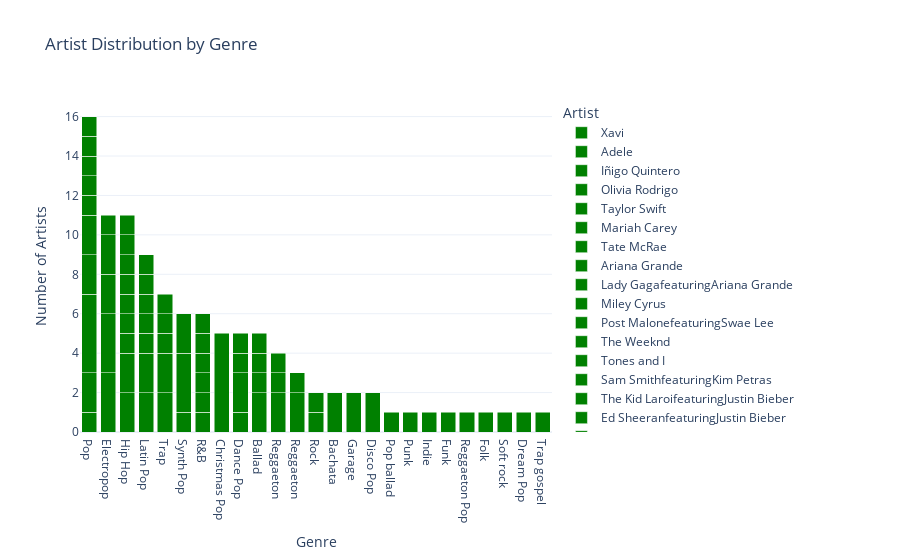

The cell this chart's notebook holds for it:
### Code cell
# Calculate counts dynamically for each genre-artist pair
counts = Number_one.groupby(['Genre', 'Artist']).size().reset_index(name='Count')

# Calculate total count of artists for each genre
total_artists = counts.groupby('Genre')['Count'].sum().reset_index(name='Total_Artists')

# Sort the bars within each genre by the count of artists for each artist
counts_sorted = counts.sort_values(by=['Genre', 'Count'], ascending=[True, False])

# Sort the genres by the total count of artists
genre_order = total_artists.sort_values(by='Total_Artists', ascending=False)['Genre']

# Create an interactive bar chart using Plotly with customized colors and layout
fig = px.bar(counts_sorted, x='Genre', y='Count', title='Artist Distribution by Genre',
             color='Artist',  # Color bars by Artist
             color_discrete_sequence=['green'],  # Set colors to green
             template='plotly_white',  # Setting background to white with black axis lines
             barmode='stack',  # Stack bars
             category_orders={"Genre": genre_order},  # Order the Genre categories
             labels={'Count': 'Number of Artists'}  # Update y-axis label
            )
fig.show()

### Figure 1 — Plotly figure (JSON) as saved in the notebook; plotly's stock layout.template omitted (floating-point values rounded to 4 significant figures)
{"data": [{"alignmentgroup": "True", "hovertemplate": "Artist=Xavi<br>Genre=%{x}<br>Number of Artists=%{y}<extra></extra>", "legendgroup": "Xavi", "marker": {"color": "green", "pattern": {"shape": ""}}, "name": "Xavi", "offsetgroup": "Xavi", "orientation": "v", "showlegend": true, "textposition": "auto", "type": "bar", "x": ["Bachata"], "xaxis": "x", "y": [2], "yaxis": "y"}, {"alignmentgroup": "True", "hovertemplate": "Artist=Adele<br>Genre=%{x}<br>Number of Artists=%{y}<extra></extra>", "legendgroup": "Adele", "marker": {"color": "green", "pattern": {"shape": ""}}, "name": "Adele", "offsetgroup": "Adele", "orientation": "v", "showlegend": true, "textposition": "auto", "type": "bar", "x": ["Ballad"], "xaxis": "x", "y": [2], "yaxis": "y"}, {"alignmentgroup": "True", "hovertemplate": "Artist=Iñigo Quintero<br>Genre=%{x}<br>Number of Artists=%{y}<extra></extra>", "legendgroup": "Iñigo Quintero", "marker": {"color": "green", "pattern": {"shape": ""}}, "name": "Iñigo Quintero", "offsetgroup": "Iñigo Quintero", "orientation": "v", "showlegend": true, "textposition": "auto", "type": "bar", "x": ["Ballad"], "xaxis": "x", "y": [1], "yaxis": "y"}, {"alignmentgroup": "True", "hovertemplate": "Artist=Olivia Rodrigo<br>Genre=%{x}<br>Number of Artists=%{y}<extra></extra>", "legendgroup": "Olivia Rodrigo", "marker": {"color": "green", "pattern": {"shape": ""}}, "name": "Olivia Rodrigo", "offsetgroup": "Olivia Rodrigo", "orientation": "v", "showlegend": true, "textposition": "auto", "type": "bar", "x": ["Ballad", "Pop", "Punk"], "xaxis": "x", "y": [1, 1, 1], "yaxis": "y"}, {"alignmentgroup": "True", "hovertemplate": "Artist=Taylor Swift<br>Genre=%{x}<br>Number of Artists=%{y}<extra></extra>", "legendgroup": "Taylor Swift", "marker": {"color": "green", "pattern": {"shape": ""}}, "name": "Taylor Swift", "offsetgroup": "Taylor Swift", "orientation": "v", "showlegend": true, "textposition": "auto", "type": "bar", "x": ["Ballad", "Dance Pop", "Folk", "Pop"], "xaxis": "x", "y": [1, 1, 1, 2], "yaxis": "y"}, {"alignmentgroup": "True", "hovertemplate": "Artist=Mariah Carey<br>Genre=%{x}<br>Number of Artists=%{y}<extra></extra>", "legendgroup": "Mariah Carey", "marker": {"color": "green", "pattern": {"shape": ""}}, "name": "Mariah Carey", "offsetgroup": "Mariah Carey", "orientation": "v", "showlegend": true, "textposition": "auto", "type": "bar", "x": ["Christmas Pop"], "xaxis": "x", "y": [5], "yaxis": "y"}, {"alignmentgroup": "True", "hovertemplate": "Artist=Tate McRae<br>Genre=%{x}<br>Number of Artists=%{y}<extra></extra>", "legendgroup": "Tate McRae", "marker": {"color": "green", "pattern": {"shape": ""}}, "name": "Tate McRae", "offsetgroup": "Tate McRae", "orientation": "v", "showlegend": true, "textposition": "auto", "type": "bar", "x": ["Dance Pop"], "xaxis": "x", "y": [2], "yaxis": "y"}, {"alignmentgroup": "True", "hovertemplate": "Artist=Ariana Grande<br>Genre=%{x}<br>Number of Artists=%{y}<extra></extra>", "legendgroup": "Ariana Grande", "marker": {"color": "green", "pattern": {"shape": ""}}, "name": "Ariana Grande", "offsetgroup": "Ariana Grande", "orientation": "v", "showlegend": true, "textposition": "auto", "type": "bar", "x": ["Dance Pop", "Pop", "Synth Pop"], "xaxis": "x", "y": [1, 4, 1], "yaxis": "y"}, {"alignmentgroup": "True", "hovertemplate": "Artist=Lady GagafeaturingAriana Grande<br>Genre=%{x}<br>Number of Artists=%{y}<extra></extra>", "legendgroup": "Lady GagafeaturingAriana Grande", "marker": {"color": "green", "pattern": {"shape": ""}}, "name": "Lady GagafeaturingAriana Grande", "offsetgroup": "Lady GagafeaturingAriana Grande", "orientation": "v", "showlegend": true, "textposition": "auto", "type": "bar", "x": ["Dance Pop"], "xaxis": "x", "y": [1], "yaxis": "y"}, {"alignmentgroup": "True", "hovertemplate": "Artist=Miley Cyrus<br>Genre=%{x}<br>Number of Artists=%{y}<extra></extra>", "legendgroup": "Miley Cyrus", "marker": {"color": "green", "pattern": {"shape": ""}}, "name": "Miley Cyrus", "offsetgroup": "Miley Cyrus", "orientation": "v", "showlegend": true, "textposition": "auto", "type": "bar", "x": ["Disco Pop"], "xaxis": "x", "y": [2], "yaxis": "y"}, {"alignmentgroup": "True", "hovertemplate": "Artist=Post MalonefeaturingSwae Lee<br>Genre=%{x}<br>Number of Artists=%{y}<extra></extra>", "legendgroup": "Post MalonefeaturingSwae Lee", "marker": {"color": "green", "pattern": {"shape": ""}}, "name": "Post MalonefeaturingSwae Lee", "offsetgroup": "Post MalonefeaturingSwae Lee", "orientation": "v", "showlegend": true, "textposition": "auto", "type": "bar", "x": ["Dream Pop"], "xaxis": "x", "y": [1], "yaxis": "y"}, {"alignmentgroup": "True", "hovertemplate": "Artist=The Weeknd<br>Genre=%{x}<br>Number of Artists=%{y}<extra></extra>", "legendgroup": "The Weeknd", "marker": {"color": "green", "pattern": {"shape": ""}}, "name": "The Weeknd", "offsetgroup": "The Weeknd", "orientation": "v", "showlegend": true, "textposition": "auto", "type": "bar", "x": ["Electropop", "R&B"], "xaxis": "x", "y": [3, 1], "yaxis": "y"}, {"alignmentgroup": "True", "hovertemplate": "Artist=Tones and I<br>Genre=%{x}<br>Number of Artists=%{y}<extra></extra>", "legendgroup": "Tones and I", "marker": {"color": "green", "pattern": {"shape": ""}}, "name": "Tones and I", "offsetgroup": "Tones and I", "orientation": "v", "showlegend": true, "textposition": "auto", "type": "bar", "x": ["Electropop"], "xaxis": "x", "y": [3], "yaxis": "y"}, {"alignmentgroup": "True", "hovertemplate": "Artist=Sam SmithfeaturingKim Petras<br>Genre=%{x}<br>Number of Artists=%{y}<extra></extra>", "legendgroup": "Sam SmithfeaturingKim Petras", "marker": {"color": "green", "pattern": {"shape": ""}}, "name": "Sam SmithfeaturingKim Petras", "offsetgroup": "Sam SmithfeaturingKim Petras", "orientation": "v", "showlegend": true, "textposition": "auto", "type": "bar", "x": ["Electropop"], "xaxis": "x", "y": [2], "yaxis": "y"}, {"alignmentgroup": "True", "hovertemplate": "Artist=The Kid LaroifeaturingJustin Bieber<br>Genre=%{x}<br>Number of Artists=%{y}<extra></extra>", "legendgroup": "The Kid LaroifeaturingJustin Bieber", "marker": {"color": "green", "pattern": {"shape": ""}}, "name": "The Kid LaroifeaturingJustin Bieber", "offsetgroup": "The Kid LaroifeaturingJustin Bieber", "orientation": "v", "showlegend": true, "textposition": "auto", "type": "bar", "x": ["Electropop"], "xaxis": "x", "y": [2], "yaxis": "y"}, {"alignmentgroup": "True", "hovertemplate": "Artist=Ed SheeranfeaturingJustin Bieber<br>Genre=%{x}<br>Number of Artists=%{y}<extra></extra>", "legendgroup": "Ed SheeranfeaturingJustin Bieber", "marker": {"color": "green", "pattern": {"shape": ""}}, "name": "Ed SheeranfeaturingJustin Bieber", "offsetgroup": "Ed SheeranfeaturingJustin Bieber", "orientation": "v", "showlegend": true, "textposition": "auto", "type": "bar", "x": ["Electropop"], "xaxis": "x", "y": [1], "yaxis": "y"}, {"alignmentgroup": "True", "hovertemplate": "Artist=Jungkook<br>Genre=%{x}<br>Number of Artists=%{y}<extra></extra>", "legendgroup": "Jungkook", "marker": {"color": "green", "pattern": {"shape": ""}}, "name": "Jungkook", "offsetgroup": "Jungkook", "orientation": "v", "showlegend": true, "textposition": "auto", "type": "bar", "x": ["Funk"], "xaxis": "x", "y": [1], "yaxis": "y"}, {"alignmentgroup": "True", "hovertemplate": "Artist=JungkookfeaturingLatto<br>Genre=%{x}<br>Number of Artists=%{y}<extra></extra>", "legendgroup": "JungkookfeaturingLatto", "marker": {"color": "green", "pattern": {"shape": ""}}, "name": "JungkookfeaturingLatto", "offsetgroup": "JungkookfeaturingLatto", "orientation": "v", "showlegend": true, "textposition": "auto", "type": "bar", "x": ["Garage"], "xaxis": "x", "y": [2], "yaxis": "y"}, {"alignmentgroup": "True", "hovertemplate": "Artist=Drake<br>Genre=%{x}<br>Number of Artists=%{y}<extra></extra>", "legendgroup": "Drake", "marker": {"color": "green", "pattern": {"shape": ""}}, "name": "Drake", "offsetgroup": "Drake", "orientation": "v", "showlegend": true, "textposition": "auto", "type": "bar", "x": ["Hip Hop", "R&B", "Trap"], "xaxis": "x", "y": [2, 1, 2], "yaxis": "y"}, {"alignmentgroup": "True", "hovertemplate": "Artist=Post Malone<br>Genre=%{x}<br>Number of Artists=%{y}<extra></extra>", "legendgroup": "Post Malone", "marker": {"color": "green", "pattern": {"shape": ""}}, "name": "Post Malone", "offsetgroup": "Post Malone", "orientation": "v", "showlegend": true, "textposition": "auto", "type": "bar", "x": ["Hip Hop", "Soft rock"], "xaxis": "x", "y": [2, 1], "yaxis": "y"}, {"alignmentgroup": "True", "hovertemplate": "Artist=Blackpink<br>Genre=%{x}<br>Number of Artists=%{y}<extra></extra>", "legendgroup": "Blackpink", "marker": {"color": "green", "pattern": {"shape": ""}}, "name": "Blackpink", "offsetgroup": "Blackpink", "orientation": "v", "showlegend": true, "textposition": "auto", "type": "bar", "x": ["Hip Hop"], "xaxis": "x", "y": [1], "yaxis": "y"}, {"alignmentgroup": "True", "hovertemplate": "Artist=Cardi BfeaturingMegan Thee Stallion<br>Genre=%{x}<br>Number of Artists=%{y}<extra></extra>", "legendgroup": "Cardi BfeaturingMegan Thee Stallion", "marker": {"color": "green", "pattern": {"shape": ""}}, "name": "Cardi BfeaturingMegan Thee Stallion", "offsetgroup": "Cardi BfeaturingMegan Thee Stallion", "orientation": "v", "showlegend": true, "textposition": "auto", "type": "bar", "x": ["Hip Hop"], "xaxis": "x", "y": [1], "yaxis": "y"}, {"alignmentgroup": "True", "hovertemplate": "Artist=Doja Cat<br>Genre=%{x}<br>Number of Artists=%{y}<extra></extra>", "legendgroup": "Doja Cat", "marker": {"color": "green", "pattern": {"shape": ""}}, "name": "Doja Cat", "offsetgroup": "Doja Cat", "orientation": "v", "showlegend": true, "textposition": "auto", "type": "bar", "x": ["Hip Hop"], "xaxis": "x", "y": [1], "yaxis": "y"}, {"alignmentgroup": "True", "hovertemplate": "Artist=EminemfeaturingJoyner Lucas<br>Genre=%{x}<br>Number of Artists=%{y}<extra></extra>", "legendgroup": "EminemfeaturingJoyner Lucas", "marker": {"color": "green", "pattern": {"shape": ""}}, "name": "EminemfeaturingJoyner Lucas", "offsetgroup": "EminemfeaturingJoyner Lucas", "orientation": "v", "showlegend": true, "textposition": "auto", "type": "bar", "x": ["Hip Hop"], "xaxis": "x", "y": [1], "yaxis": "y"}, {"alignmentgroup": "True", "hovertemplate": "Artist=Kendrick Lamar<br>Genre=%{x}<br>Number of Artists=%{y}<extra></extra>", "legendgroup": "Kendrick Lamar", "marker": {"color": "green", "pattern": {"shape": ""}}, "name": "Kendrick Lamar", "offsetgroup": "Kendrick Lamar", "orientation": "v", "showlegend": true, "textposition": "auto", "type": "bar", "x": ["Hip Hop"], "xaxis": "x", "y": [1], "yaxis": "y"}, {"alignmentgroup": "True", "hovertemplate": "Artist=Myke Towers<br>Genre=%{x}<br>Number of Artists=%{y}<extra></extra>", "legendgroup": "Myke Towers", "marker": {"color": "green", "pattern": {"shape": ""}}, "name": "Myke Towers", "offsetgroup": "Myke Towers", "orientation": "v", "showlegend": true, "textposition": "auto", "type": "bar", "x": ["Hip Hop"], "xaxis": "x", "y": [1], "yaxis": "y"}, {"alignmentgroup": "True", "hovertemplate": "Artist=The Scotts<br>Genre=%{x}<br>Number of Artists=%{y}<extra></extra>", "legendgroup": "The Scotts", "marker": {"color": "green", "pattern": {"shape": ""}}, "name": "The Scotts", "offsetgroup": "The Scotts", "orientation": "v", "showlegend": true, "textposition": "auto", "type": "bar", "x": ["Hip Hop"], "xaxis": "x", "y": [1], "yaxis": "y"}, {"alignmentgroup": "True", "hovertemplate": "Artist=Glass Animals<br>Genre=%{x}<br>Number of Artists=%{y}<extra></extra>", "legendgroup": "Glass Animals", "marker": {"color": "green", "pattern": {"shape": ""}}, "name": "Glass Animals", "offsetgroup": "Glass Animals", "orientation": "v", "showlegend": true, "textposition": "auto", "type": "bar", "x": ["Indie"], "xaxis": "x", "y": [1], "yaxis": "y"}, {"alignmentgroup": "True", "hovertemplate": "Artist=Eslabon ArmadofeaturingPeso Pluma<br>Genre=%{x}<br>Number of Artists=%{y}<extra></extra>", "legendgroup": "Eslabon ArmadofeaturingPeso Pluma", "marker": {"color": "green", "pattern": {"shape": ""}}, "name": "Eslabon ArmadofeaturingPeso Pluma", "offsetgroup": "Eslabon ArmadofeaturingPeso Pluma", "orientation": "v", "showlegend": true, "textposition": "auto", "type": "bar", "x": ["Latin Pop"], "xaxis": "x", "y": [2], "yaxis": "y"}, {"alignmentgroup": "True", "hovertemplate": "Artist=Shawn MendesfeaturingCamila Cabello<br>Genre=%{x}<br>Number of Artists=%{y}<extra></extra>", "legendgroup": "Shawn MendesfeaturingCamila Cabello", "marker": {"color": "green", "pattern": {"shape": ""}}, "name": "Shawn MendesfeaturingCamila Cabello", "offsetgroup": "Shawn MendesfeaturingCamila Cabello", "orientation": "v", "showlegend": true, "textposition": "auto", "type": "bar", "x": ["Latin Pop"], "xaxis": "x", "y": [2], "yaxis": "y"}, {"alignmentgroup": "True", "hovertemplate": "Artist=Bad Bunny<br>Genre=%{x}<br>Number of Artists=%{y}<extra></extra>", "legendgroup": "Bad Bunny", "marker": {"color": "green", "pattern": {"shape": ""}}, "name": "Bad Bunny", "offsetgroup": "Bad Bunny", "orientation": "v", "showlegend": true, "textposition": "auto", "type": "bar", "x": ["Latin Pop"], "xaxis": "x", "y": [1], "yaxis": "y"}, {"alignmentgroup": "True", "hovertemplate": "Artist=Camila CabellofeaturingYoung Thug<br>Genre=%{x}<br>Number of Artists=%{y}<extra></extra>", "legendgroup": "Camila CabellofeaturingYoung Thug", "marker": {"color": "green", "pattern": {"shape": ""}}, "name": "Camila CabellofeaturingYoung Thug", "offsetgroup": "Camila CabellofeaturingYoung Thug", "orientation": "v", "showlegend": true, "textposition": "auto", "type": "bar", "x": ["Latin Pop"], "xaxis": "x", "y": [1], "yaxis": "y"}, {"alignmentgroup": "True", "hovertemplate": "Artist=Grupo FronterafeaturingBad Bunny<br>Genre=%{x}<br>Number of Artists=%{y}<extra></extra>", "legendgroup": "Grupo FronterafeaturingBad Bunny", "marker": {"color": "green", "pattern": {"shape": ""}}, "name": "Grupo FronterafeaturingBad Bunny", "offsetgroup": "Grupo FronterafeaturingBad Bunny", "orientation": "v", "showlegend": true, "textposition": "auto", "type": "bar", "x": ["Latin Pop"], "xaxis": "x", "y": [1], "yaxis": "y"}, {"alignmentgroup": "True", "hovertemplate": "Artist=J BalvinfeaturingWilly William<br>Genre=%{x}<br>Number of Artists=%{y}<extra></extra>", "legendgroup": "J BalvinfeaturingWilly William", "marker": {"color": "green", "pattern": {"shape": ""}}, "name": "J BalvinfeaturingWilly William", "offsetgroup": "J BalvinfeaturingWilly William", "orientation": "v", "showlegend": true, "textposition": "auto", "type": "bar", "x": ["Latin Pop"], "xaxis": "x", "y": [1], "yaxis": "y"}, {"alignmentgroup": "True", "hovertemplate": "Artist=Karol GfeaturingShakira<br>Genre=%{x}<br>Number of Artists=%{y}<extra></extra>", "legendgroup": "Karol GfeaturingShakira", "marker": {"color": "green", "pattern": {"shape": ""}}, "name": "Karol GfeaturingShakira", "offsetgroup": "Karol GfeaturingShakira", "orientation": "v", "showlegend": true, "textposition": "auto", "type": "bar", "x": ["Latin Pop"], "xaxis": "x", "y": [1], "yaxis": "y"}, {"alignmentgroup": "True", "hovertemplate": "Artist=Benson Boone<br>Genre=%{x}<br>Number of Artists=%{y}<extra></extra>", "legendgroup": "Benson Boone", "marker": {"color": "green", "pattern": {"shape": ""}}, "name": "Benson Boone", "offsetgroup": "Benson Boone", "orientation": "v", "showlegend": true, "textposition": "auto", "type": "bar", "x": ["Pop"], "xaxis": "x", "y": [2], "yaxis": "y"}, {"alignmentgroup": "True", "hovertemplate": "Artist=Gayle<br>Genre=%{x}<br>Number of Artists=%{y}<extra></extra>", "legendgroup": "Gayle", "marker": {"color": "green", "pattern": {"shape": ""}}, "name": "Gayle", "offsetgroup": "Gayle", "orientation": "v", "showlegend": true, "textposition": "auto", "type": "bar", "x": ["Pop"], "xaxis": "x", "y": [2], "yaxis": "y"}, {"alignmentgroup": "True", "hovertemplate": "Artist=24kGoldnfeaturingIann Dior<br>Genre=%{x}<br>Number of Artists=%{y}<extra></extra>", "legendgroup": "24kGoldnfeaturingIann Dior", "marker": {"color": "green", "pattern": {"shape": ""}}, "name": "24kGoldnfeaturingIann Dior", "offsetgroup": "24kGoldnfeaturingIann Dior", "orientation": "v", "showlegend": true, "textposition": "auto", "type": "bar", "x": ["Pop"], "xaxis": "x", "y": [1], "yaxis": "y"}, {"alignmentgroup": "True", "hovertemplate": "Artist=Billie Eilish<br>Genre=%{x}<br>Number of Artists=%{y}<extra></extra>", "legendgroup": "Billie Eilish", "marker": {"color": "green", "pattern": {"shape": ""}}, "name": "Billie Eilish", "offsetgroup": "Billie Eilish", "orientation": "v", "showlegend": true, "textposition": "auto", "type": "bar", "x": ["Pop"], "xaxis": "x", "y": [1], "yaxis": "y"}, {"alignmentgroup": "True", "hovertemplate": "Artist=Ed Sheeran<br>Genre=%{x}<br>Number of Artists=%{y}<extra></extra>", "legendgroup": "Ed Sheeran", "marker": {"color": "green", "pattern": {"shape": ""}}, "name": "Ed Sheeran", "offsetgroup": "Ed Sheeran", "orientation": "v", "showlegend": true, "textposition": "auto", "type": "bar", "x": ["Pop"], "xaxis": "x", "y": [1], "yaxis": "y"}, {"alignmentgroup": "True", "hovertemplate": "Artist=Lil Nas X<br>Genre=%{x}<br>Number of Artists=%{y}<extra></extra>", "legendgroup": "Lil Nas X", "marker": {"color": "green", "pattern": {"shape": ""}}, "name": "Lil Nas X", "offsetgroup": "Lil Nas X", "orientation": "v", "showlegend": true, "textposition": "auto", "type": "bar", "x": ["Pop"], "xaxis": "x", "y": [1], "yaxis": "y"}, {"alignmentgroup": "True", "hovertemplate": "Artist=Sam Smith<br>Genre=%{x}<br>Number of Artists=%{y}<extra></extra>", "legendgroup": "Sam Smith", "marker": {"color": "green", "pattern": {"shape": ""}}, "name": "Sam Smith", "offsetgroup": "Sam Smith", "orientation": "v", "showlegend": true, "textposition": "auto", "type": "bar", "x": ["Pop"], "xaxis": "x", "y": [1], "yaxis": "y"}, {"alignmentgroup": "True", "hovertemplate": "Artist=Selena Gomez<br>Genre=%{x}<br>Number of Artists=%{y}<extra></extra>", "legendgroup": "Selena Gomez", "marker": {"color": "green", "pattern": {"shape": ""}}, "name": "Selena Gomez", "offsetgroup": "Selena Gomez", "orientation": "v", "showlegend": true, "textposition": "auto", "type": "bar", "x": ["Pop ballad"], "xaxis": "x", "y": [1], "yaxis": "y"}, {"alignmentgroup": "True", "hovertemplate": "Artist=Joji<br>Genre=%{x}<br>Number of Artists=%{y}<extra></extra>", "legendgroup": "Joji", "marker": {"color": "green", "pattern": {"shape": ""}}, "name": "Joji", "offsetgroup": "Joji", "orientation": "v", "showlegend": true, "textposition": "auto", "type": "bar", "x": ["R&B"], "xaxis": "x", "y": [1], "yaxis": "y"}, {"alignmentgroup": "True", "hovertemplate": "Artist=Justin BieberfeaturingDaniel CaesarandGiveon<br>Genre=%{x}<br>Number of Artists=%{y}<extra></extra>", "legendgroup": "Justin BieberfeaturingDaniel CaesarandGiveon", "marker": {"color": "green", "pattern": {"shape": ""}}, "name": "Justin BieberfeaturingDaniel CaesarandGiveon", "offsetgroup": "Justin BieberfeaturingDaniel CaesarandGiveon", "orientation": "v", "showlegend": true, "textposition": "auto", "type": "bar", "x": ["R&B"], "xaxis": "x", "y": [1], "yaxis": "y"}, {"alignmentgroup": "True", "hovertemplate": "Artist=SZA<br>Genre=%{x}<br>Number of Artists=%{y}<extra></extra>", "legendgroup": "SZA", "marker": {"color": "green", "pattern": {"shape": ""}}, "name": "SZA", "offsetgroup": "SZA", "orientation": "v", "showlegend": true, "textposition": "auto", "type": "bar", "x": ["R&B"], "xaxis": "x", "y": [1], "yaxis": "y"}, {"alignmentgroup": "True", "hovertemplate": "Artist=The WeekndfeaturingDaft Punk<br>Genre=%{x}<br>Number of Artists=%{y}<extra></extra>", "legendgroup": "The WeekndfeaturingDaft Punk", "marker": {"color": "green", "pattern": {"shape": ""}}, "name": "The WeekndfeaturingDaft Punk", "offsetgroup": "The WeekndfeaturingDaft Punk", "orientation": "v", "showlegend": true, "textposition": "auto", "type": "bar", "x": ["R&B"], "xaxis": "x", "y": [1], "yaxis": "y"}, {"alignmentgroup": "True", "hovertemplate": "Artist=Bad BunnyfeaturingJhay Cortez<br>Genre=%{x}<br>Number of Artists=%{y}<extra></extra>", "legendgroup": "Bad BunnyfeaturingJhay Cortez", "marker": {"color": "green", "pattern": {"shape": ""}}, "name": "Bad BunnyfeaturingJhay Cortez", "offsetgroup": "Bad BunnyfeaturingJhay Cortez", "orientation": "v", "showlegend": true, "textposition": "auto", "type": "bar", "x": ["Reggaeton"], "xaxis": "x", "y": [2], "yaxis": "y"}, {"alignmentgroup": "True", "hovertemplate": "Artist=BizarrapfeaturingQuevedo<br>Genre=%{x}<br>Number of Artists=%{y}<extra></extra>", "legendgroup": "BizarrapfeaturingQuevedo", "marker": {"color": "green", "pattern": {"shape": ""}}, "name": "BizarrapfeaturingQuevedo", "offsetgroup": "BizarrapfeaturingQuevedo", "orientation": "v", "showlegend": true, "textposition": "auto", "type": "bar", "x": ["Reggaeton"], "xaxis": "x", "y": [1], "yaxis": "y"}, {"alignmentgroup": "True", "hovertemplate": "Artist=Jawsh 685featuringJason Derulo<br>Genre=%{x}<br>Number of Artists=%{y}<extra></extra>", "legendgroup": "Jawsh 685featuringJason Derulo", "marker": {"color": "green", "pattern": {"shape": ""}}, "name": "Jawsh 685featuringJason Derulo", "offsetgroup": "Jawsh 685featuringJason Derulo", "orientation": "v", "showlegend": true, "textposition": "auto", "type": "bar", "x": ["Reggaeton"], "xaxis": "x", "y": [1], "yaxis": "y"}, {"alignmentgroup": "True", "hovertemplate": "Artist=DJ SnakefeaturingSelena Gomez OzunaandCardi B<br>Genre=%{x}<br>Number of Artists=%{y}<extra></extra>", "legendgroup": "DJ SnakefeaturingSelena Gomez OzunaandCardi B", "marker": {"color": "green", "pattern": {"shape": ""}}, "name": "DJ SnakefeaturingSelena Gomez OzunaandCardi B", "offsetgroup": "DJ SnakefeaturingSelena Gomez OzunaandCardi B", "orientation": "v", "showlegend": true, "textposition": "auto", "type": "bar", "x": ["Reggaeton "], "xaxis": "x", "y": [2], "yaxis": "y"}, {"alignmentgroup": "True", "hovertemplate": "Artist=Bad BunnyfeaturingDrake<br>Genre=%{x}<br>Number of Artists=%{y}<extra></extra>", "legendgroup": "Bad BunnyfeaturingDrake", "marker": {"color": "green", "pattern": {"shape": ""}}, "name": "Bad BunnyfeaturingDrake", "offsetgroup": "Bad BunnyfeaturingDrake", "orientation": "v", "showlegend": true, "textposition": "auto", "type": "bar", "x": ["Reggaeton "], "xaxis": "x", "y": [1], "yaxis": "y"}, {"alignmentgroup": "True", "hovertemplate": "Artist=Luis FonsifeaturingDaddy YankeeandJustin Bieber<br>Genre=%{x}<br>Number of Artists=%{y}<extra></extra>", "legendgroup": "Luis FonsifeaturingDaddy YankeeandJustin Bieber", "marker": {"color": "green", "pattern": {"shape": ""}}, "name": "Luis FonsifeaturingDaddy YankeeandJustin Bieber", "offsetgroup": "Luis FonsifeaturingDaddy YankeeandJustin Bieber", "orientation": "v", "showlegend": true, "textposition": "auto", "type": "bar", "x": ["Reggaeton Pop"], "xaxis": "x", "y": [1], "yaxis": "y"}, {"alignmentgroup": "True", "hovertemplate": "Artist=Måneskin<br>Genre=%{x}<br>Number of Artists=%{y}<extra></extra>", "legendgroup": "Måneskin", "marker": {"color": "green", "pattern": {"shape": ""}}, "name": "Måneskin", "offsetgroup": "Måneskin", "orientation": "v", "showlegend": true, "textposition": "auto", "type": "bar", "x": ["Rock"], "xaxis": "x", "y": [1], "yaxis": "y"}, {"alignmentgroup": "True", "hovertemplate": "Artist=Roddy Ricch<br>Genre=%{x}<br>Number of Artists=%{y}<extra></extra>", "legendgroup": "Roddy Ricch", "marker": {"color": "green", "pattern": {"shape": ""}}, "name": "Roddy Ricch", "offsetgroup": "Roddy Ricch", "orientation": "v", "showlegend": true, "textposition": "auto", "type": "bar", "x": ["Rock"], "xaxis": "x", "y": [1], "yaxis": "y"}, {"alignmentgroup": "True", "hovertemplate": "Artist=Harry Styles<br>Genre=%{x}<br>Number of Artists=%{y}<extra></extra>", "legendgroup": "Harry Styles", "marker": {"color": "green", "pattern": {"shape": ""}}, "name": "Harry Styles", "offsetgroup": "Harry Styles", "orientation": "v", "showlegend": true, "textposition": "auto", "type": "bar", "x": ["Synth Pop"], "xaxis": "x", "y": [3], "yaxis": "y"}, {"alignmentgroup": "True", "hovertemplate": "Artist=Kate Bush<br>Genre=%{x}<br>Number of Artists=%{y}<extra></extra>", "legendgroup": "Kate Bush", "marker": {"color": "green", "pattern": {"shape": ""}}, "name": "Kate Bush", "offsetgroup": "Kate Bush", "orientation": "v", "showlegend": true, "textposition": "auto", "type": "bar", "x": ["Synth Pop"], "xaxis": "x", "y": [2], "yaxis": "y"}, {"alignmentgroup": "True", "hovertemplate": "Artist=DaBabyfeaturingRoddy Ricch<br>Genre=%{x}<br>Number of Artists=%{y}<extra></extra>", "legendgroup": "DaBabyfeaturingRoddy Ricch", "marker": {"color": "green", "pattern": {"shape": ""}}, "name": "DaBabyfeaturingRoddy Ricch", "offsetgroup": "DaBabyfeaturingRoddy Ricch", "orientation": "v", "showlegend": true, "textposition": "auto", "type": "bar", "x": ["Trap"], "xaxis": "x", "y": [2], "yaxis": "y"}, {"alignmentgroup": "True", "hovertemplate": "Artist=Kanye WestfeaturingLil Pump<br>Genre=%{x}<br>Number of Artists=%{y}<extra></extra>", "legendgroup": "Kanye WestfeaturingLil Pump", "marker": {"color": "green", "pattern": {"shape": ""}}, "name": "Kanye WestfeaturingLil Pump", "offsetgroup": "Kanye WestfeaturingLil Pump", "orientation": "v", "showlegend": true, "textposition": "auto", "type": "bar", "x": ["Trap"], "xaxis": "x", "y": [1], "yaxis": "y"}, {"alignmentgroup": "True", "hovertemplate": "Artist=Post Malonefeaturing21 Savage<br>Genre=%{x}<br>Number of Artists=%{y}<extra></extra>", "legendgroup": "Post Malonefeaturing21 Savage", "marker": {"color": "green", "pattern": {"shape": ""}}, "name": "Post Malonefeaturing21 Savage", "offsetgroup": "Post Malonefeaturing21 Savage", "orientation": "v", "showlegend": true, "textposition": "auto", "type": "bar", "x": ["Trap"], "xaxis": "x", "y": [1], "yaxis": "y"}, {"alignmentgroup": "True", "hovertemplate": "Artist=Travis Scott<br>Genre=%{x}<br>Number of Artists=%{y}<extra></extra>", "legendgroup": "Travis Scott", "marker": {"color": "green", "pattern": {"shape": ""}}, "name": "Travis Scott", "offsetgroup": "Travis Scott", "orientation": "v", "showlegend": true, "textposition": "auto", "type": "bar", "x": ["Trap"], "xaxis": "x", "y": [1], "yaxis": "y"}, {"alignmentgroup": "True", "hovertemplate": "Artist=Childish Gambino<br>Genre=%{x}<br>Number of Artists=%{y}<extra></extra>", "legendgroup": "Childish Gambino", "marker": {"color": "green", "pattern": {"shape": ""}}, "name": "Childish Gambino", "offsetgroup": "Childish Gambino", "orientation": "v", "showlegend": true, "textposition": "auto", "type": "bar", "x": ["Trap gospel"], "xaxis": "x", "y": [1], "yaxis": "y"}], "layout": {"barmode": "stack", "legend": {"title": {"text": "Artist"}, "tracegroupgap": 0}, "title": {"text": "Artist Distribution by Genre"}, "xaxis": {"anchor": "y", "categoryarray": ["Pop", "Electropop", "Hip Hop", "Latin Pop", "Trap", "Synth Pop", "R&B", "Christmas Pop", "Dance Pop", "Ballad", "Reggaeton", "Reggaeton ", "Rock", "Bachata", "Garage", "Disco Pop", "Pop ballad", "Punk", "Indie", "Funk", "Reggaeton Pop", "Folk", "Soft rock", "Dream Pop", "Trap gospel"], "categoryorder": "array", "domain": [0, 1], "title": {"text": "Genre"}}, "yaxis": {"anchor": "x", "domain": [0, 1], "title": {"text": "Number of Artists"}}}}
